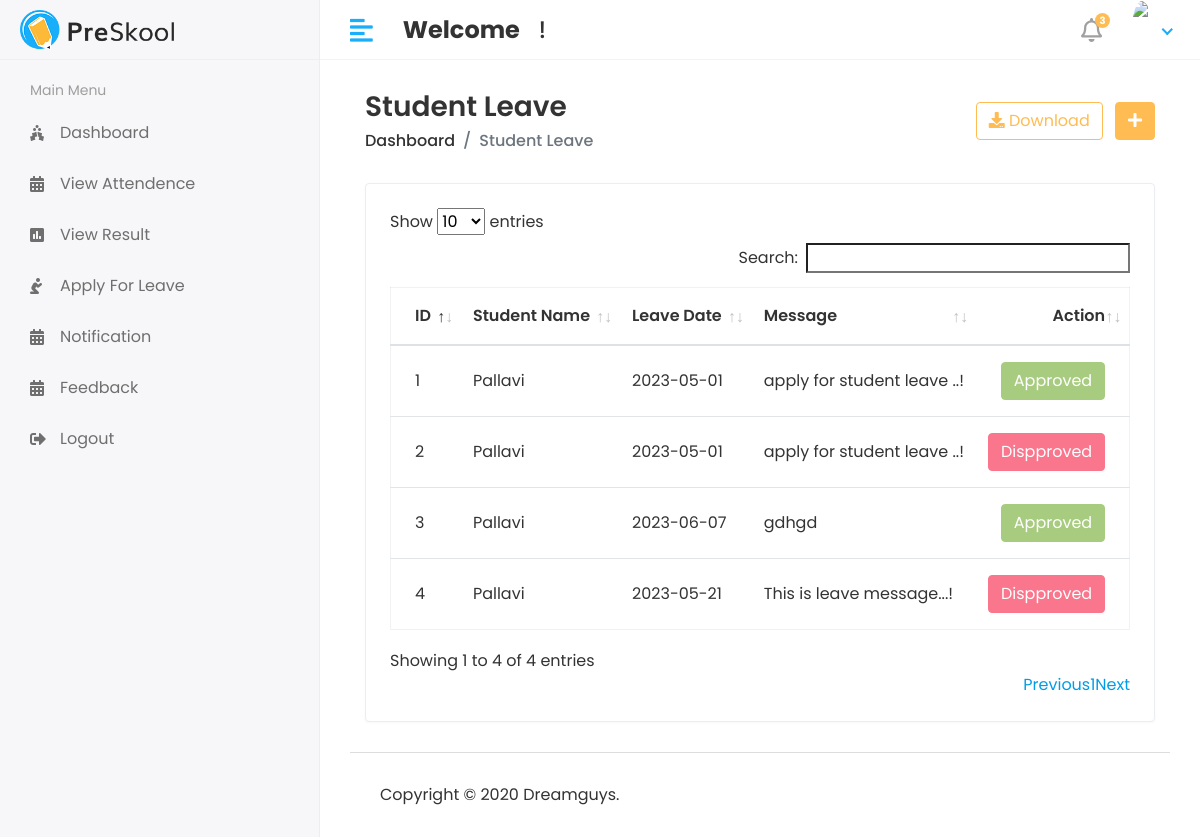
The app's page /Hod/Student/Leave_view with its own data.
### app1/models.py (models this page shows, shortened)
class Student_Leave(models.Model):
    student_id = models.ForeignKey(Student, on_delete=models.CASCADE)
    date = models.CharField(max_length=100)
    message = models.TextField()
    status = models.IntegerField(default=0)
    created_at = models.DateTimeField(auto_now_add=True)
    updated_at = models.DateTimeField(auto_now_add=True)

class Student(models.Model):
    admin = models.OneToOneField(CustomUser,on_delete=models.CASCADE)
    address = models.TextField()
    gender = models.CharField(max_length=100)
    cource_id = models.ForeignKey(Cource, on_delete=models.DO_NOTHING)
    session_year_id = models.ForeignKey(Session_Year, on_delete=models.DO_NOTHING)
    created_at = models.DateTimeField(auto_now_add=True)
    updated_at = models.DateTimeField(auto_now=True)

class CustomUser(AbstractUser):
    USER = (
        (1,'HOD'),
        (2,'STAFF'),
        (3,'STUDENT'),
    )
    user_type = models.CharField(choices=USER,max_length=50,default=1)
    profile_pic = models.ImageField(upload_to='media/profile_pic')

### app1/Hod_views.py (the view)
# urls.py: path('Hod/Student/Leave_view',Hod_views.STUDENT_LEAVE_VIEW, name='student_leave_view'),
def STUDENT_LEAVE_VIEW(request):
    student_leave = Student_Leave.objects.all()
    context = {
        'student_leave':student_leave
    }
    return render(request, 'Hod/student_leave.html',context)

### templates/Hod/student_leave.html (shortened to what this page needs)
{% extends 'base.html' %}
{% block content %}
<div class="content container-fluid">
    <div class="page-header">
       <div class="row align-items-center">
          <div class="col">
             <h3 class="page-title">Student Leave</h3>
             <ul class="breadcrumb">
                <li class="breadcrumb-item"><a href="index.html">Dashboard</a></li>
                <li class="breadcrumb-item active">Student Leave</li>
             </ul>
          </div>
          <div class="col-auto text-right float-right ml-auto">
             <a href="#" class="btn btn-outline-primary mr-2"><i class="fas fa-download"></i> Download</a>
             <a href="add-student.html" class="btn btn-primary"><i class="fas fa-plus"></i></a>
          </div>
       </div>
    </div>
    <div class="row">
       <div class="col-sm-12">
          <div class="card card-table">
             <div class="card-body">
                <div class="table-responsive">
                   <table id="table_id" class="table table-hover table-center mb-0">
                      <thead>
                         <tr>
                            <th>ID</th>
                            <th>Student Name</th>
                            <th>Leave Date</th>
                            <th>Message </th>
                            <th class="text-right">Action</th>
                        </tr>
                    </thead>
                    <tbody>
                        {% for i in student_leave %}
                        <tr>
                            <td>{{i.id}}</td>
                            <td>{{i.student_id.admin.first_name}}</td>
                            <td>{{i.date}}</td>
                            <td>{{i.message}}</td>
                            <td class="text-right">
                               <div class="actions">
                                  {% if i.status == 0 %}
                                  <a href="{% url 'student_approve_leave' i.id %}" class="btn btn-success">Approve</a>
                                  <a href="{% url 'student_disapprove_leave' i.id %}" class="btn btn-danger">Disapprove</a>
                                  {% elif i.status == 1 %}
                                  <button class="btn btn-success" disabled="disabled">Approved</button>
                                  {% else %}
                                  <button class="btn btn-danger" disabled="disabled">Dispproved</button>
                                  {% endif %}
                               </div>
                            </td>
                        </tr>
                        {% endfor %}
                    </tbody>
                </table>
            </div>
            </div>
        </div>
    </div>
</div>
</div>
{% endblock  %}

### static/assets/css/style.css (style rules this page uses)
html { height: 100%; }
body { background-color: #fff; color: #333; font-family: 'Poppins', sans-serif; font-size: 1rem; height: 100%; line-height: 1.5; overflow-x: hidden; }
h1, h2, h3, h4, h5, h6 { font-family: 'Poppins', sans-serif; margin-top: 0; }
a { color: #009ce7; }
input, button, a { transition: all 0.4s ease; -moz-transition: all 0.4s ease; -o-transition: all 0.4s ease; -ms-transition: all 0.4s ease; -webkit-transition: all 0.4s ease; }
input, input:focus, button, button:focus { outline: none; }
ul, ol { padding: 0px; list-style: none; }
.table { color: #333; max-width: 100%; margin-bottom: 0; width: 100%; }
.table.dataTable { border-collapse: collapse !important; border: 1px solid rgba(0, 0, 0, 0.05); }
.table thead tr th { font-weight: 600; }
.table tbody tr { border-bottom: 1px solid rgba(0, 0, 0, 0.05); }
.table.table-center td, .table.table-center th { vertical-align: middle; }
.card-table .card-body .table > thead > tr > th { border-top: 0; }
.card-table .card-body .table tr td:first-child, .card-table .card-body .table tr th:first-child { padding-left: 1.5rem; }
.card-table .card-body .table tr td:last-child, .card-table .card-body .table tr th:last-child { padding-right: 1.5rem; }
.card-table .table td, .card-table .table th { border-top: 1px solid #e2e5e8; padding: 1rem 0.75rem; white-space: nowrap; }
.btn-primary { background-color: #FFBC53; border: 1px solid #FFBC53; }
.btn-success { background-color: #7bb13c; border: 1px solid #7bb13c }
.btn-success.disabled, .btn-success:disabled { background-color: #7bb13c; border-color: #7bb13c; color: #fff; }
.btn-danger { background-color: #e84646; border: 1px solid #e84646; }
.btn-danger.disabled, .btn-danger:disabled { background-color: #f62d51; border-color: #f62d51; color: #fff; }
.btn-outline-primary { color: #FFBC53; border-color: #FFBC53; }
.card { border: 1px solid #ececf5; box-shadow: 0 1px 3px 0 rgba(0, 0, 0, 0.03); margin-bottom: 1.875rem; }
.card-body { padding: 1.5rem; }
.page-header { margin-bottom: 1.875rem; }
.page-header .breadcrumb { background-color: transparent; color: #6c757d; font-size: 1rem; font-weight: 500; margin-bottom: 0; padding: 0; }
.page-header .breadcrumb a { color: #333; }
.page-title { font-size: 28px; font-weight: 600; color: #333; margin-bottom: 5px; }

### records on screen
Student_Leave: id "1", student_id.admin.first_name "Pallavi", date "2023-05-01", message "apply for student leave ..!", status "Approved"
Student_Leave: id "2", student_id.admin.first_name "Pallavi", date "2023-05-01", message "apply for student leave ..!", status "Dispproved"
Student_Leave: id "3", student_id.admin.first_name "Pallavi", date "2023-06-07", message "gdhgd", status "Approved"
Student_Leave: id "4", student_id.admin.first_name "Pallavi", date "2023-05-21", message "This is leave message...!", status "Dispproved"
